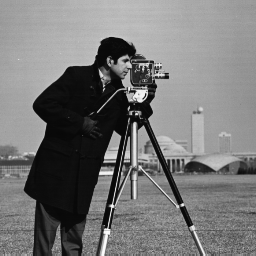
%> input picture Image Processing/cameraman.png, 256 x 256 px
$ octave Mathematical_operation.m   (GNU Octave 9; MATLAB toolbox functions it lacks are replaced by stand-ins)
%> lines starting %> are read from the running program, lines starting %| are printed output that depends on the picture
clc;
close all;

a = imread('cameraman.png');
%> a is the input picture: size 256x256 uint8; min 7, max 253, mean 118.7
b = imread('mountain.png');
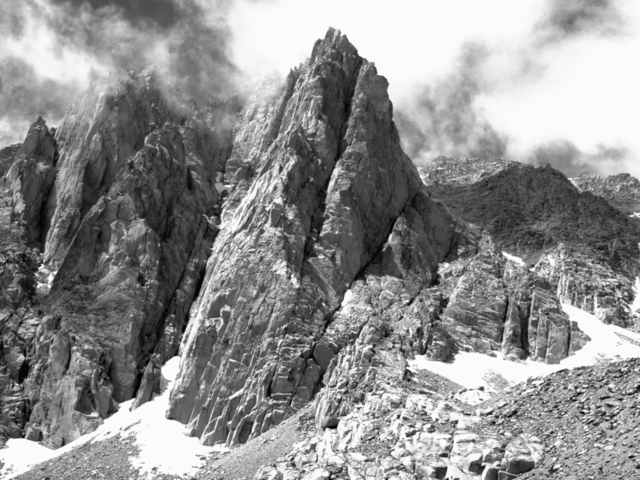
%> input picture Image Processing/mountain.png, 640 x 480 px
%> b is the input picture: size 480x640 uint8; min 2, max 255, mean 143.3

c = imresize(b, size(a));
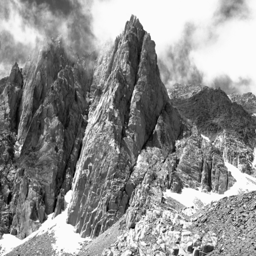
%> c: size 256x256 uint8; min 0, max 255, mean 143.3

d = imadd(a, c);
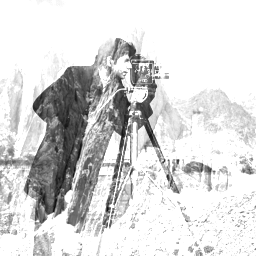
%> d: size 256x256 uint8; min 10, max 255, mean 216.4

K = imlincomb(1, a, 1, c, 'uint16');
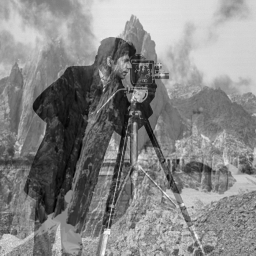
%> K: size 256x256 uint16; min 10, max 487, mean 262; drawn with min black and max white

figure;

subplot(1,3,1); imshow(a);
subplot(1,3,2); imshow(c, []);
subplot(1,3,3); imshow(K, []);
